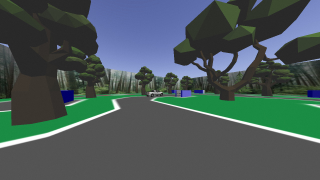
#> input picture src/2019F_competition_students/enph353/enph353_gazebo/media/snaps/144b.JPEG, 320 x 180 px, found by its file name
$ python truck_filter.py
#> lines starting #> are read from the running program, lines starting #| are printed output that depends on the picture; after the words box and inside, x2 and y2 are one past the last pixel; in counts of white or black regions, pixels touching at a corner belong together
import cv2
import numpy as np

img = cv2.imread("/home/pham/enph353_ws/src/2019F_competition_students/enph353/enph353_gazebo/media/snaps/144b.JPEG", cv2.COLOR_RGB2HSV)
#> img is the input picture: shape (180, 320, 3); mean B, G, R 87.9, 88.2, 73

lower_red = np.array([80,55,0])
upper_red = np.array([120,205,255])

mask = cv2.inRange(img, lower_red, upper_red)
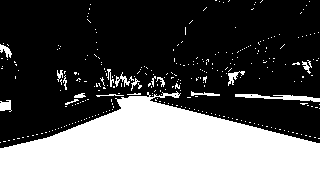
#> mask: shape (180, 320); 34.8% white; 298 white regions (281 under 20 px), largest, box (x1, y1, x2, y2) and area: (0, 91, 320, 180) 18325, (235, 94, 320, 102) 313, (0, 100, 12, 112) 104

cv2.imshow("img", mask)
cv2.imshow("img2", img)
cv2.waitKey(0)

$ run again, with src/2019F_competition_students/enph353/enph353_gazebo/media/snaps/103b.JPEG copied over src/2019F_competition_students/enph353/enph353_gazebo/media/snaps/144b.JPEG
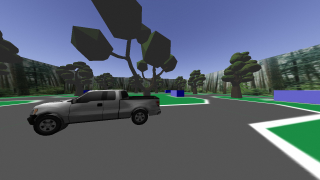
#> input picture src/2019F_competition_students/enph353/enph353_gazebo/media/snaps/103b.JPEG, 320 x 180 px, found by its file name
#> img is the input picture: shape (180, 320, 3); mean B, G, R 108.1, 94.6, 84.4
#> `mask = cv2.inRange(img, lower_red, upper_red)`:
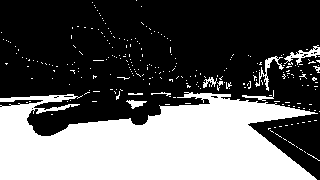
#> mask: shape (180, 320); 36.9% white; 264 white regions (254 under 20 px), largest, box (x1, y1, x2, y2) and area: (0, 92, 318, 180) 19843, (284, 45, 320, 65) 226, (255, 56, 284, 91) 204

$ run again, with src/2019F_competition_students/enph353/enph353_gazebo/media/snaps/105b.JPEG copied over src/2019F_competition_students/enph353/enph353_gazebo/media/snaps/144b.JPEG
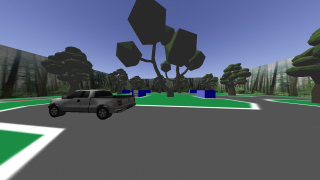
#> input picture src/2019F_competition_students/enph353/enph353_gazebo/media/snaps/105b.JPEG, 320 x 180 px, found by its file name
#> img is the input picture: shape (180, 320, 3); mean B, G, R 109.2, 96.2, 85.7
#> `mask = cv2.inRange(img, lower_red, upper_red)`:
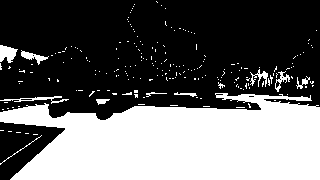
#> mask: shape (180, 320); 39.4% white; 212 white regions (200 under 20 px), largest, box (x1, y1, x2, y2) and area: (0, 93, 320, 180) 21136, (0, 45, 18, 63) 216, (0, 96, 69, 104) 169

$ run again, with src/2019F_competition_students/enph353/enph353_gazebo/media/snaps/110b.JPEG copied over src/2019F_competition_students/enph353/enph353_gazebo/media/snaps/144b.JPEG
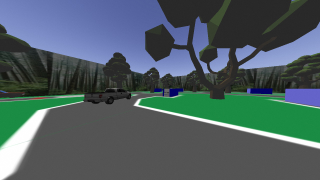
#> input picture src/2019F_competition_students/enph353/enph353_gazebo/media/snaps/110b.JPEG, 320 x 180 px, found by its file name
#> img is the input picture: shape (180, 320, 3); mean B, G, R 98.6, 94.6, 77.9
#> `mask = cv2.inRange(img, lower_red, upper_red)`:
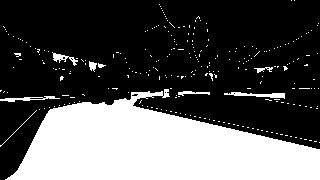
#> mask: shape (180, 320); 33.1% white; 264 white regions (255 under 20 px), largest, box (x1, y1, x2, y2) and area: (5, 89, 320, 180) 17792, (224, 92, 285, 99) 202, (0, 96, 60, 102) 154
